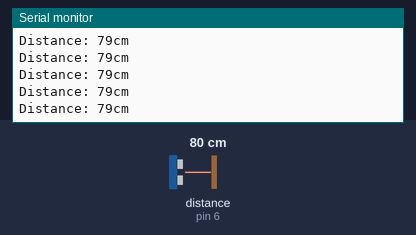
This sketch was run on a simulated Arduino Uno, built with avr-gcc and run on an emulated ATmega328P. Parts: the last lines printed to the serial monitor. Wiring (inferred from the names in the program): ultrasonic range finder: trigger pin 7; echo pin 6. Inputs (shaded band) come from the test bench; at power-on: distance to the obstacle (sensor on pin 6) 80 cm. The echo pulse lasts 58.3 µs per cm.

Above: at 1.2 s.
1.3 s: distance to the obstacle (sensor on pin 6) set to 2 cm
At 1.38 s:
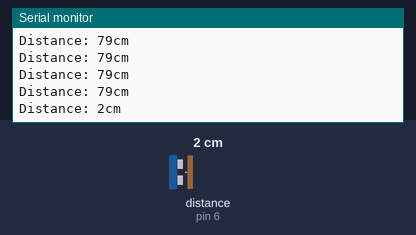
4.3 s: distance to the obstacle (sensor on pin 6) set to 250 cm
At 4.41 s:
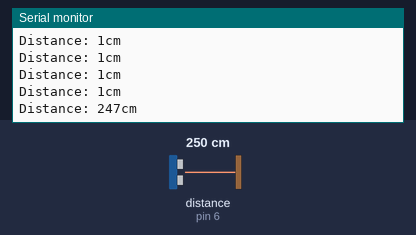
Timing chart, 0 to 7.3 s (numbered marks = the images above; inputs shaded):
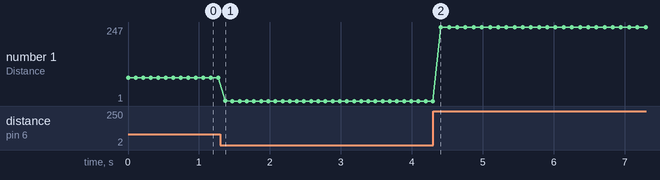

Measured:
- after the input at 1.3 s, the serial monitor: prints a new line after 0.07 s (image 1)
- after the input at 4.3 s, the serial monitor: prints a new line after 0.11 s (image 2)
- plotted number 1: 79 → 1 after the input at 1.3 s, 1 → 247 after the input at 4.3 s

The sketch:

reviewer.ino
```cpp
#define TRIG 7
#define ECHO 6

void setup(){
  pinMode(TRIG, OUTPUT);
  pinMode(ECHO, INPUT);
  Serial.begin(9600);
}
void loop(){
  digitalWrite(TRIG, LOW); delayMicroseconds(2);
  digitalWrite(TRIG, HIGH); delayMicroseconds(10);
  digitalWrite(TRIG, LOW);

  long dur = pulseIn(ECHO, HIGH, 30000);
  int dist = dur * 0.017;

  Serial.print("Distance: "); Serial.print(dist); Serial.println("cm");
  delay(100);
}
```
